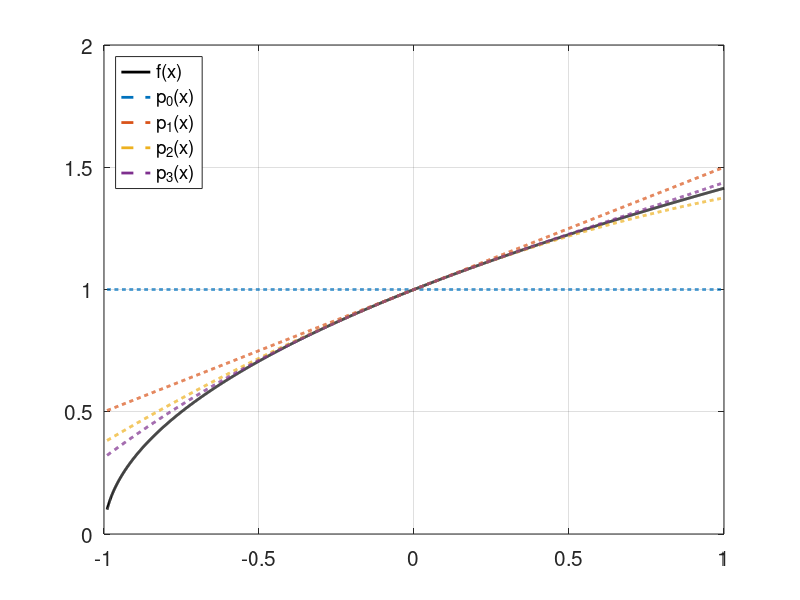

MATLAB code for this plot:
% Oppgave 1 b)

% Skriptet plotter funksjonen f(x)= sqrt(x+1) sammen med 
% Taylor-polynomer av grad 0, 1, 2 og 3 omkring x = 0.

% x-verdier for plot:
x = -0.99:1e-3:1;

% Funksjonen og Taylor-polynomene:
f = @(x) sqrt(x+1);
p0= @(x) 1*x.^0;
p1= @(x) p0(x) + (1/2)*x;
p2= @(x) p1(x) -(1/8)*x.^2;
p3= @(x) p2(x) + (3/48)*x.^3;

% Plotter funksjonen og Taylor-polynomene:
plot(x,f(x),'k-','linewidth',2)
hold on
plot(x,p0(x),'--','linewidth',2)
plot(x,p1(x),'--','linewidth',2)
plot(x,p2(x),'--','linewidth',2)
plot(x,p3(x),'--','linewidth',2)
hold off
grid on

% Formatering av plottet: 
set(gca,'fontsize',15)
legend('f(x)','p_0(x)','p_1(x)','p_2(x)','p_3(x)',...    
    'location','northwest')